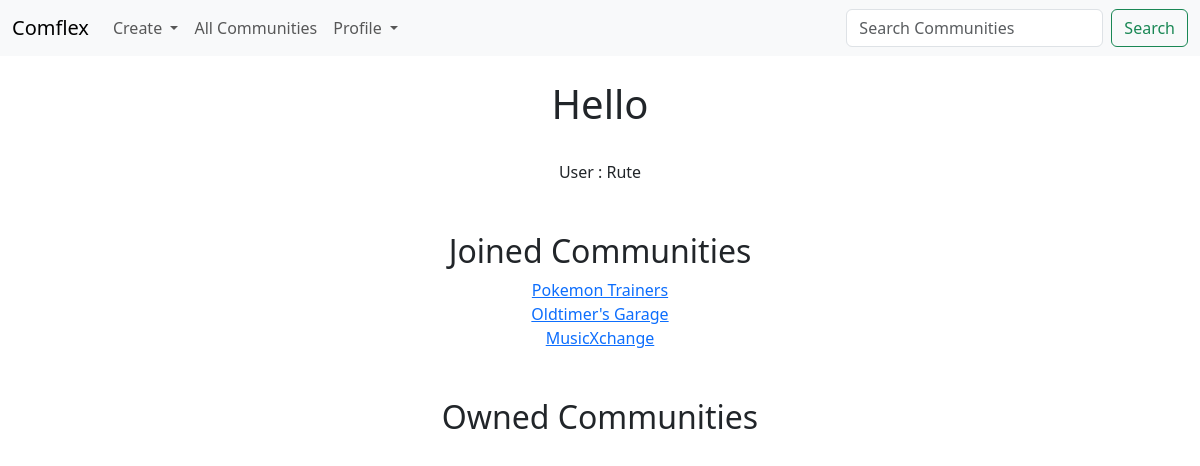
Screenshot of /my_profile (signed in) with the database file from the repository.
### post_app/models.py (models this page shows)
class Community(models.Model):
    name = models.CharField('Community Name', max_length=120)
    is_public = models.BooleanField(default=True, help_text="Check if the community is public!")
    creation_date = models.DateTimeField(auto_now_add=True)
    description = models.TextField(blank=True)
    owner_id = models.IntegerField('Community Owner', blank=False, default=1)
    owner_username = models.ForeignKey(User, blank=False, null=True, on_delete=models.SET_NULL)
    members = models.ManyToManyField(User, related_name='communities', blank=True)
    def __str__(self):
        return self.name

### post_app/views.py (the view)
# urls.py: path('my_profile', views.my_profile, name="my-profile"),
def my_profile(request):
    user = request.user  # Gets the current logged-in user
    communities = user.communities.all()  # Retrieves all communities that the user is a part of
    return render(request, 'posts/my_profile.html', {
        'user': user,
        'communities': communities
    })

### post_app/templates/posts/my_profile.html
{% extends 'posts/base.html' %}
{% block content%}
    {%if user.is_authenticated %}
			<center>
			<h1>Hello </h1>
			<br/>
			User : {{ user }}<br/>
<br/><br/>
				<h2>Joined Communities </h2>
				{%for community in communities %}
					<a href="{% url 'show-community' community.id %}"> {{ community }}</a> <br/>
				{%endfor%}
<br/><br/>
				<h2>Owned Communities </h2>
			</center>
	{% else %}
		<h1>You must login to view this page !</h1>
		Login <a href="{% url 'login-user' %}">here</a>
	{% endif %}
{% endblock%}

### rows the page displays
Community: name "Pokemon Trainers"
Community: name "Oldtimer's Garage"
Community: name "MusicXchange"

### other values shown
{{ user }} "Rute"
